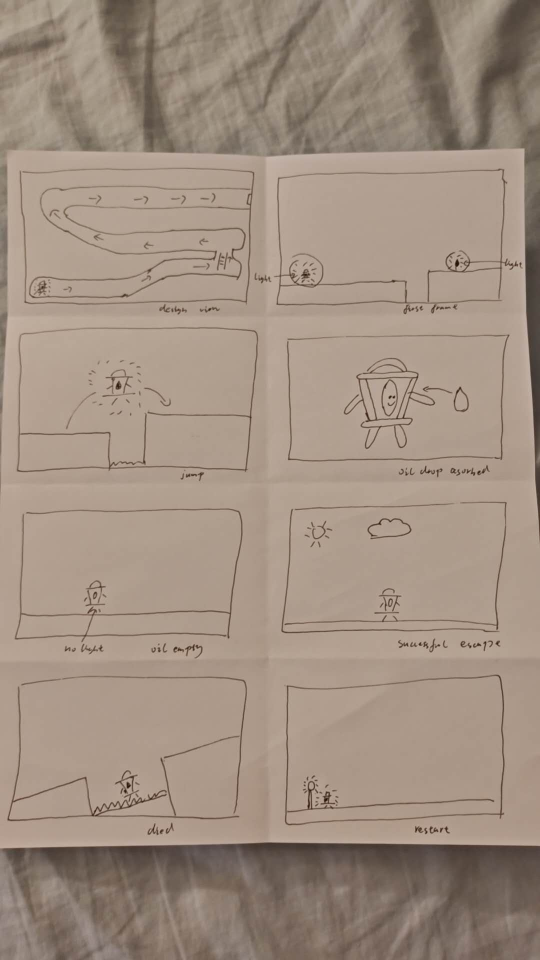
#> input picture design/storyboard/hand/storyboard-page-photo-2026-10-06.jpg, 1080 x 1920 px (shown at 1/2 size)
$ python crop_panels.py
#> lines starting #> are read from the running program, lines starting #| are printed output that depends on the picture
"""Cut Rui's hand-drawn storyboard page (one phone photo) into eight panel images.

No drawing is changed. Each panel is cropped (with its handwritten caption), the paper is
flattened by dividing out a heavy blur (removes the shadow and the bed-sheet tint), and the
result is saved as greyscale PNG. Crop boxes were read off the photo by eye.

    python design/storyboard/hand/crop_panels.py
"""
from pathlib import Path
import numpy as np
from PIL import Image, ImageFilter, ImageOps

HERE = Path(__file__).resolve().parent
PHOTO = HERE / "storyboard-page-photo-2026-10-06.jpg"

# play order -> (left, top, right, bottom) in the 1080x1920 photo, caption included
PANELS = {
    "01-design-view": (30, 330, 508, 635),
    "02-first-frame": (500, 328, 1060, 630),
    "03-jump": (25, 650, 525, 965),
    "04-oil-absorbed": (565, 660, 1030, 955),
    "05-oil-empty": (20, 1010, 495, 1310),
    "06-died": (12, 1345, 505, 1680),
    "07-restart": (560, 1340, 1018, 1680),
    "08-escape": (552, 995, 1022, 1305),
}


def flatten(img):
    g = ImageOps.grayscale(img)
    bg = g.filter(ImageFilter.GaussianBlur(25))
    a = np.asarray(g, np.float32) / np.maximum(np.asarray(bg, np.float32), 1.0)  # paper -> ~1, ink stays dark
    flat = Image.fromarray(np.clip(a * 255, 0, 255).astype(np.uint8))
    return ImageOps.autocontrast(flat, cutoff=(1, 0))


if __name__ == "__main__":
    page = Image.open(PHOTO)
#> page is the input picture: PIL image 1080x1920 RGB; mean R, G, B 161, 144, 129.8
    for name, box in PANELS.items():
        out = flatten(page.crop(box))
        out.save(HERE / f"{name}.png")
        print("wrote", name, out.size)
#> this loop made 8 passes
#> pass 1, in flatten, `g = ImageOps.grayscale(img)`:
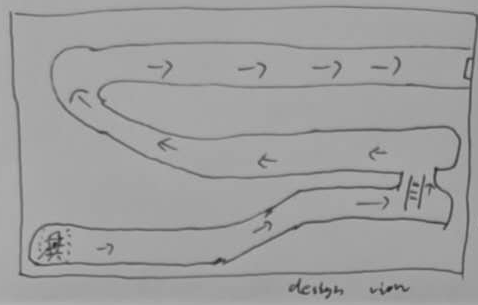
#> g: PIL image 478x305 L; min 34, max 181, mean 159.3
#> pass 1, in flatten, `bg = g.filter(ImageFilter.GaussianBlur(25))`:
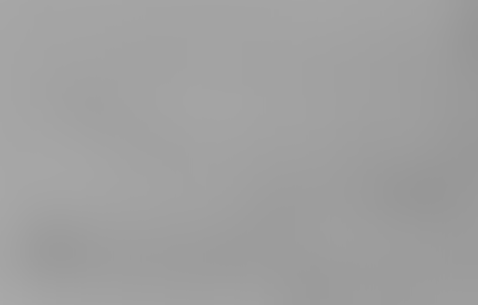
#> bg: PIL image 478x305 L; min 150, max 169, mean 159.8
#> pass 1, in flatten, `a = np.asarray(g, np.float32) / np.maximum(np.asarray(bg, np.float32),..`:
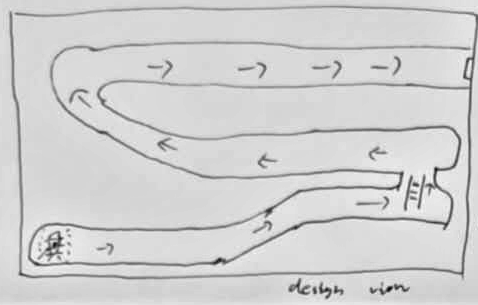
#> a: shape (305, 478) float32; min 0.218, max 1.17, mean 0.997; drawn with min black and max white
#> pass 1, in flatten, `flat = Image.fromarray(np.clip(a * 255, 0, 255).astype(np.uint8))`:
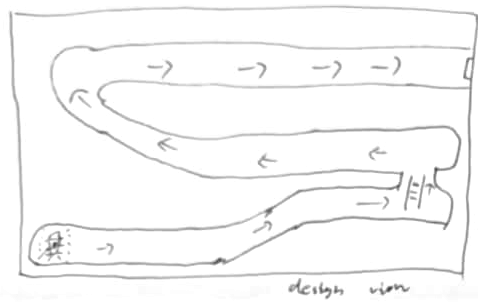
#> flat: PIL image 478x305 L; min 55, max 255, mean 247.9
#> after the loop:
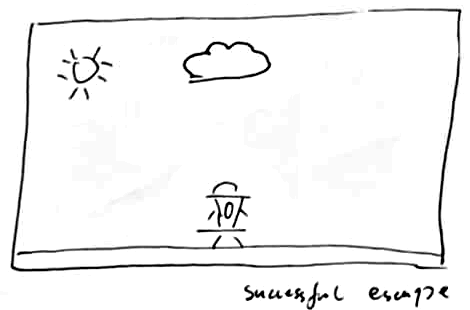
#> out: PIL image 470x310 L; min 0, max 255, mean 244
